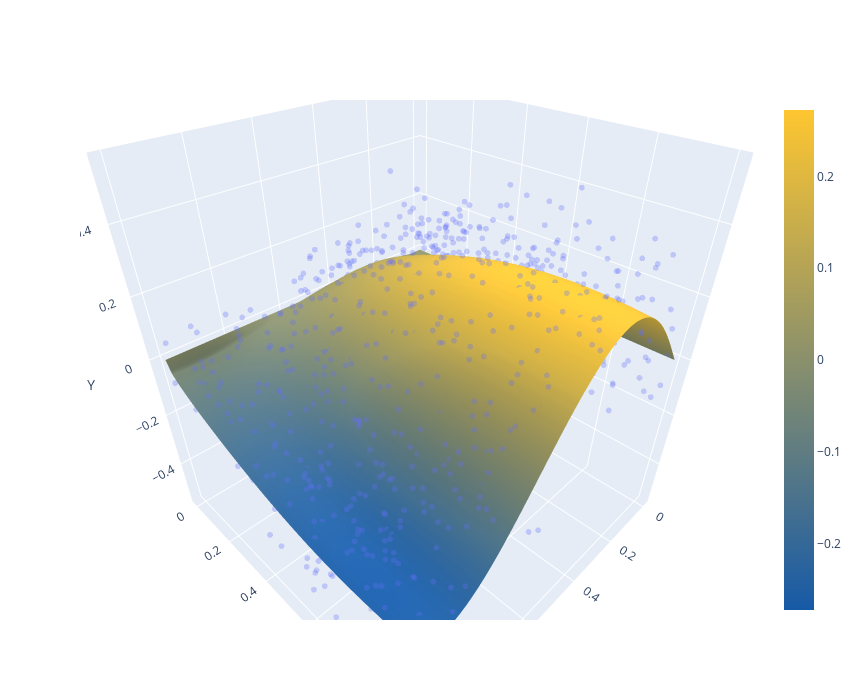

The notebook cell saved with this chart:
### Code cell
def surface_scatter_plot(X,y,f, xlo=0., xhi=1., ngrid=50,
                         width=860, height=700, f0=Ey_x, show_f0=False):
    scatter = go.Scatter3d(x=X[:,0],y=X[:,1],z=y,
                           mode='markers',
                           marker=dict(size=2, opacity=0.3)
    )
    xgrid = np.linspace(xlo,xhi,ngrid)
    ey = np.zeros((len(xgrid),len(xgrid)))
    ey0 = np.zeros((len(xgrid),len(xgrid)))
    colorscale = [[0, colors[0]], [1, colors[2]]]
    for i in range(len(xgrid)):
        for j in range(len(xgrid)):
            ey[j,i] = f([xgrid[i],xgrid[j]])
            ey0[j,i]= f0([xgrid[i],xgrid[j]])
    surface = go.Surface(x=xgrid, y=xgrid, z=ey, colorscale=colorscale, opacity=1.0)
    if (show_f0):
        surface0 = go.Surface(x=xgrid, y=xgrid, z=ey0, opacity=0.8, colorscale=colorscale)
        layers = [scatter, surface, surface0]
    else:
        layers = [scatter, surface]
    fig = go.FigureWidget(
        data=layers,
        layout = go.Layout(
            autosize=True,
            scene=dict(
                xaxis_title='X1',
                yaxis_title='X2',
                zaxis_title='Y'
            ),
            width=width,
            height=height,
        )
    )
    return fig

fig = surface_scatter_plot(Xsim, ysim, Ey_x)
fig

### Figure 1 — Plotly figure (JSON) as saved in the notebook; plotly's stock layout.template omitted (floating-point values rounded to 4 significant figures; data arrays with more than 128 entries replaced by an {"elided": "..."} marker saying what was removed)
{"data": [{"marker": {"opacity": 0.3, "size": 2}, "mode": "markers", "type": "scatter3d", "uid": "921a6c7e-9610-4982-ae85-b470ff41301f", "x": {"elided": "1000 float values"}, "y": {"elided": "1000 float values"}, "z": {"elided": "1000 float values"}}, {"colorscale": [[0, "#165aa7"], [1, "#fec630"]], "opacity": 1, "type": "surface", "uid": "20cd2b2a-4b2e-40e9-b0bf-d95fb0fde93b", "x": [0, 0.02041, 0.04082, 0.06122, 0.08163, 0.102, 0.1224, 0.1429, 0.1633, 0.1837, 0.2041, 0.2245, 0.2449, 0.2653, 0.2857, 0.3061, 0.3265, 0.3469, 0.3673, 0.3878, 0.4082, 0.4286, 0.449, 0.4694, 0.4898, 0.5102, 0.5306, 0.551, 0.5714, 0.5918, 0.6122, 0.6327, 0.6531, 0.6735, 0.6939, 0.7143, 0.7347, 0.7551, 0.7755, 0.7959, 0.8163, 0.8367, 0.8571, 0.8776, 0.898, 0.9184, 0.9388, 0.9592, 0.9796, 1], "y": [0, 0.02041, 0.04082, 0.06122, 0.08163, 0.102, 0.1224, 0.1429, 0.1633, 0.1837, 0.2041, 0.2245, 0.2449, 0.2653, 0.2857, 0.3061, 0.3265, 0.3469, 0.3673, 0.3878, 0.4082, 0.4286, 0.449, 0.4694, 0.4898, 0.5102, 0.5306, 0.551, 0.5714, 0.5918, 0.6122, 0.6327, 0.6531, 0.6735, 0.6939, 0.7143, 0.7347, 0.7551, 0.7755, 0.7959, 0.8163, 0.8367, 0.8571, 0.8776, 0.898, 0.9184, 0.9388, 0.9592, 0.9796, 1], "z": {"elided": "50x50 float values"}}], "layout": {"autosize": true, "height": 700, "scene": {"aspectmode": "auto", "aspectratio": {"x": 0.9757, "y": 0.9757, "z": 1.05}, "camera": {"center": {"x": 0, "y": 0, "z": 0}, "eye": {"x": 0.9243, "y": 0.9243, "z": 0.9243}, "projection": {"type": "perspective"}, "up": {"x": 0, "y": 0, "z": 1}}, "xaxis": {"title": {"text": "X1"}, "type": "linear"}, "yaxis": {"title": {"text": "X2"}, "type": "linear"}, "zaxis": {"title": {"text": "Y"}, "type": "linear"}}, "width": 860}}
